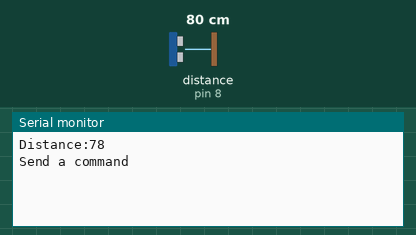
Recording of a sketch running on a simulated Arduino Uno, built with avr-gcc and run on an emulated ATmega328P. On the bench: the last lines printed to the serial monitor. Wiring (inferred from the names in the program): ultrasonic range finder: trigger pin 7; echo pin 8. The inputs (shaded band) are chosen by the test bench; at power-on: distance to the obstacle (sensor on pin 8) 80 cm. The echo pulse lasts 58.3 µs per cm; the modem accepts every AT command (registered, SIM ready, sends succeed) and sends nothing else.

Above: at 1.3 s.
1.4 s: distance to the obstacle (sensor on pin 8) set to 17 cm
At 2.0 s:
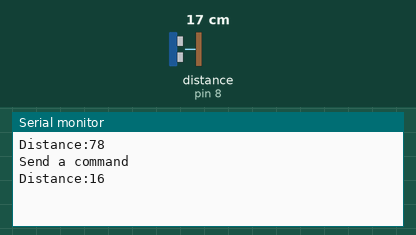
7.6 s: distance to the obstacle (sensor on pin 8) set to 14 cm
At 9.1 s:
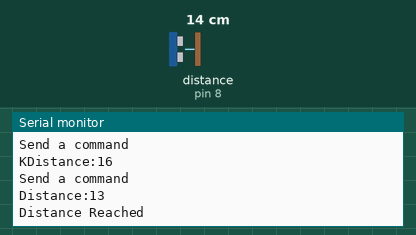
Timing chart, 0 to 10.6 s (numbered marks = the images above; inputs shaded):
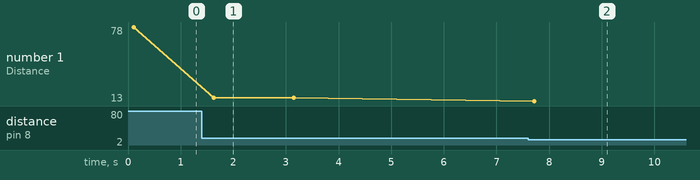

The sketch:

final_4.ino
```cpp
#include <SoftwareSerial.h>

SoftwareSerial mySerial(9, 10);
const int trigPin = 7;
const int echoPin = 8;
// defines variables
long duration;
int distance;

void setup()
{
   pinMode(trigPin, OUTPUT); // Sets the trigPin as an Output
   pinMode(echoPin, INPUT); // Sets the echoPin as an Input
   Serial.begin(9600); // Starts the serial communication
  mySerial.begin(9600);   // Setting the baud rate of GSM Module
  Serial.begin(9600);    // Setting the baud rate of Serial Monitor (Arduino)
  delay(100);
}


void loop()
{
digitalWrite(trigPin, LOW);
delayMicroseconds(2);
// Sets the trigPin on HIGH state for 10 micro seconds
digitalWrite(trigPin, HIGH);
delayMicroseconds(10);
digitalWrite(trigPin, LOW);
// Reads the echoPin, returns the sound wave travel time in microseconds
duration = pulseIn(echoPin, HIGH);
// Calculating the distance
distance= duration*0.034/2;
// Prints the distance on the Serial Monitor
Serial.print("Distance:");
Serial.println(distance);
delay(500);

 if (distance < 15 && distance >= 10)
 {
  Serial.println("Distance Reached");
  SendMessage();
 }
 else if (distance >10)
 {
  Serial.println("Send a command");
  ReceiveMessage();

  if (mySerial.available()>0)
  Serial.write(mySerial.read());

 }


}

void SendMessage()
  {
     mySerial.println("AT+CMGF=1");    //Sets the GSM Module in Text Mode
     delay(1000);  // Delay of 1 second
     mySerial.println("AT+CMGS=\"+918369925301\"\r"); // Replace x with mobile number
     delay(1000);
     mySerial.println("Technolab creation");// The SMS text you want to send
     delay(100);
     mySerial.println((char)26);// ASCII code of CTRL+Z for saying the end of sms to  the module
      delay(1000);

  }

 void ReceiveMessage()
  {
     mySerial.println("AT+CNMI=2,2,0,0,0"); // AT Command to receive a live SMS
      delay(1000);

  }
```

Measured:
- the behaviour switches between 16 and 15 cm on distance to the obstacle (sensor on pin 8) (found by bisection; images 1 and 2)
- after the input at 1.4 s, the serial monitor: prints a new line after 0.23 s (image 1)
- after the input at 7.6 s, the serial monitor: prints a new line after 0.11 s (image 2)
- plotted number 1: 78 → 16 after the input at 1.4 s, 16 → 13 after the input at 7.6 s
